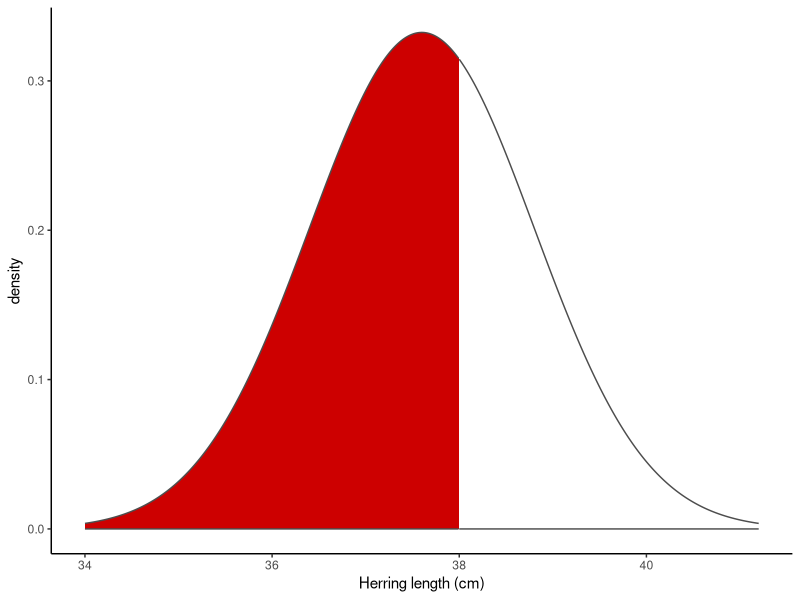
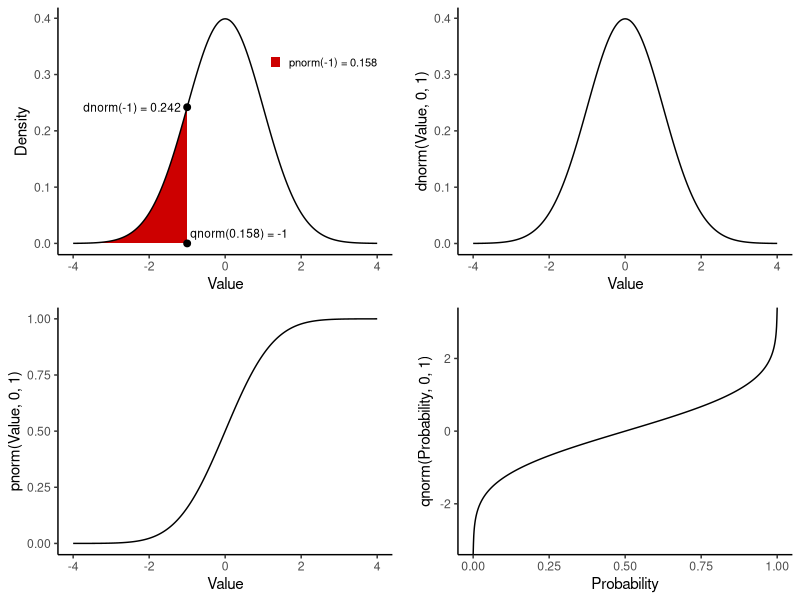
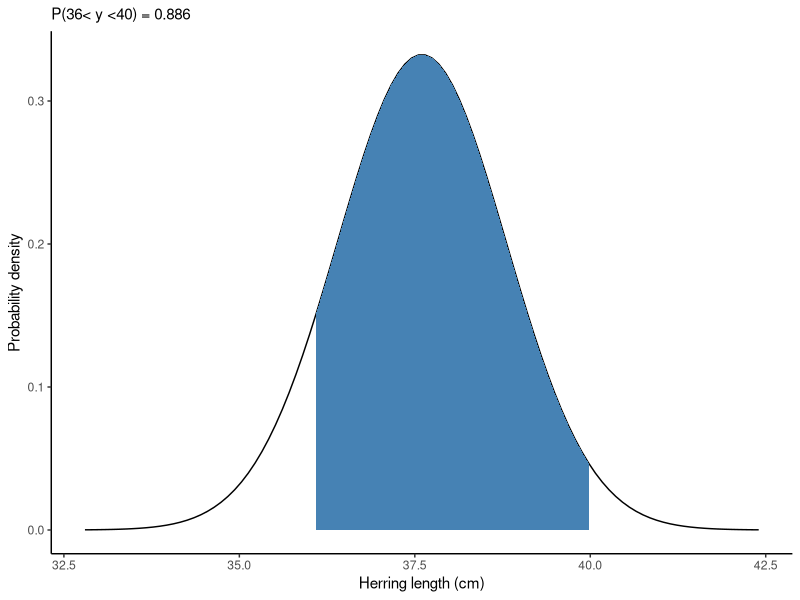
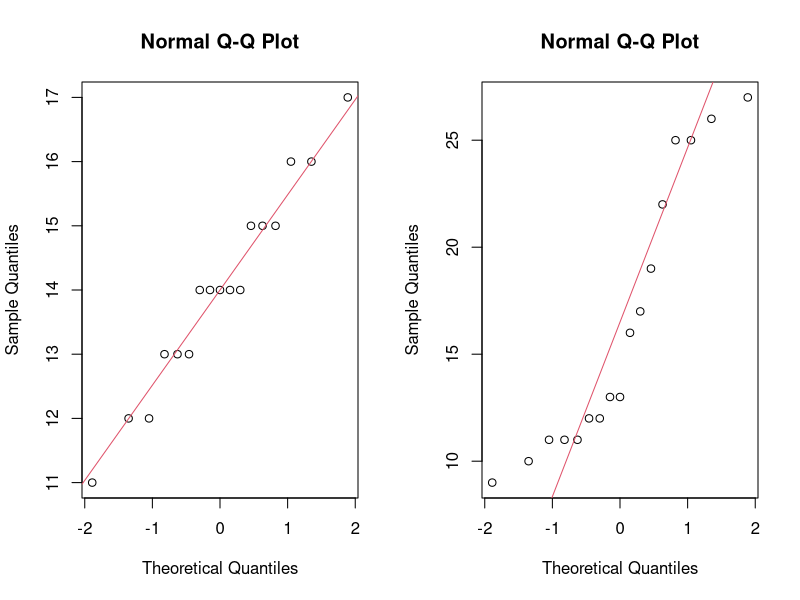
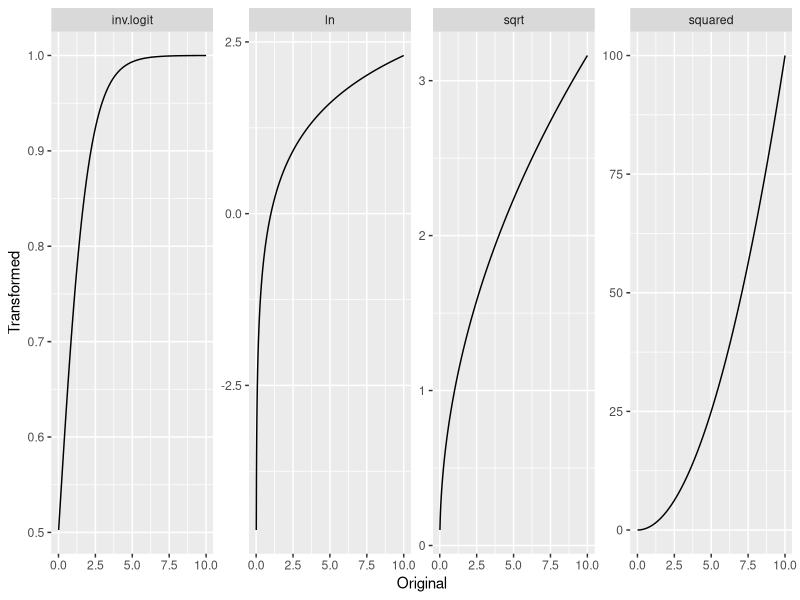
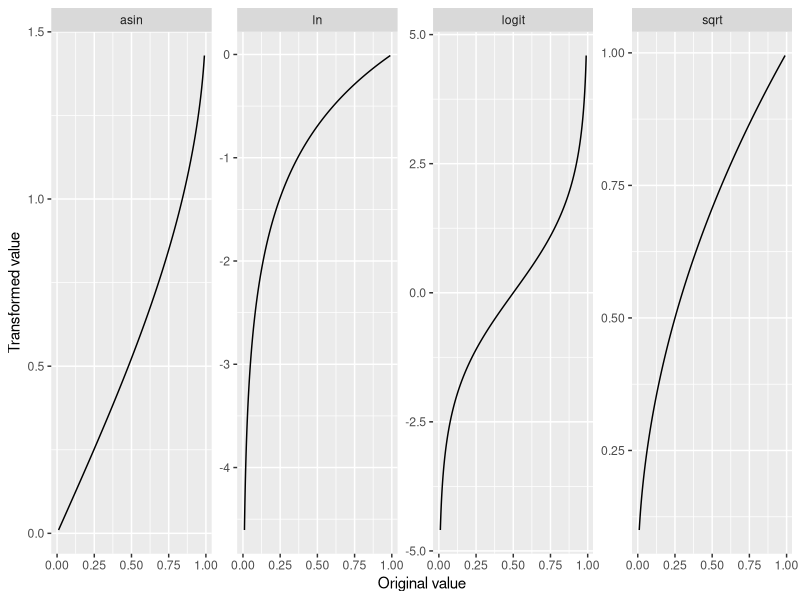
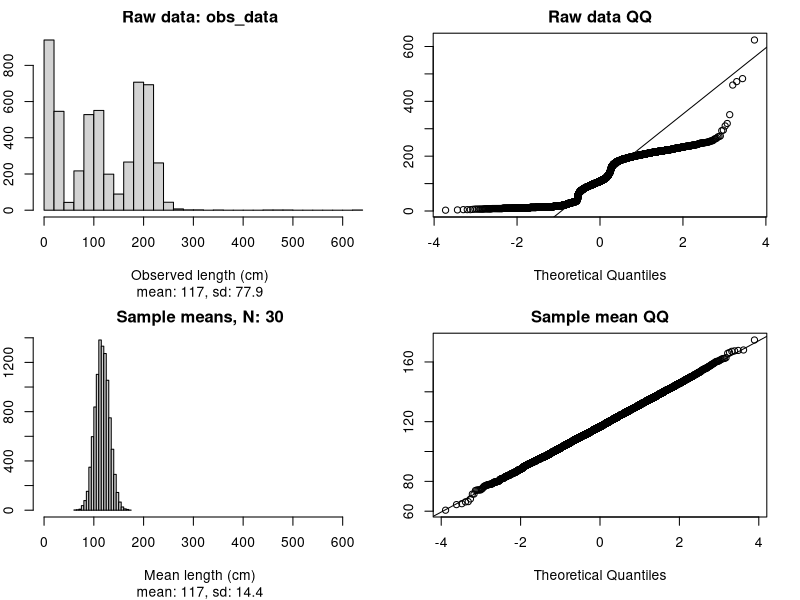
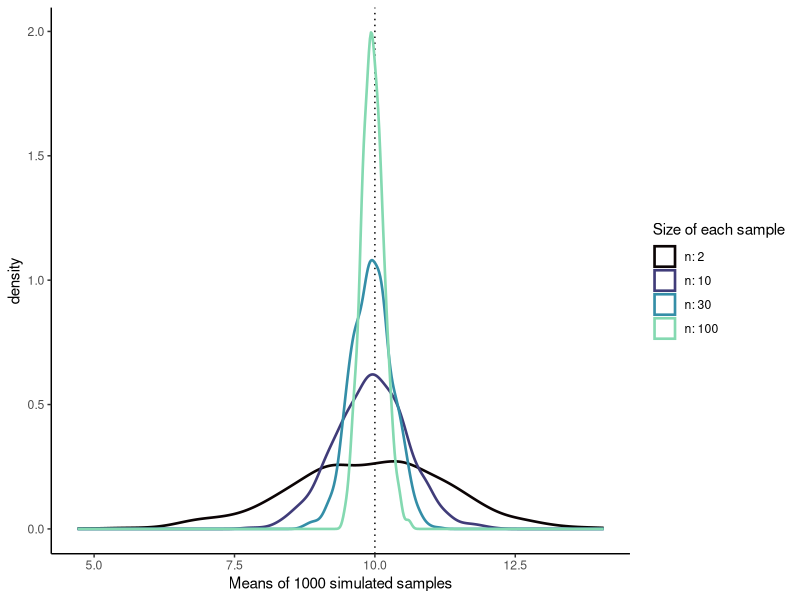

Here is the R script that generated these plots, in order:
## ---- chunk 1
mu <- 37.6
sigma <- 1.2
y <- 38

library(tidyverse)
y_l38_df <- tibble(len=seq(mu-3*sigma, mu+3*sigma, length.out=1e3),
                     density=dnorm(len, mu, sigma),
                     shade=len < 38)
ggplot(y_l38_df, aes(len, ymin=0, ymax=density, fill=shade)) + 
  geom_ribbon(colour="grey30") + 
  scale_fill_manual(values=c("white", "red3"), guide="none") +
  labs(x="Herring length (cm)", y="density") +
  theme_classic()
## ---- chunk 2
library(tidyverse)
library(cowplot)
norm_df <- tibble(x=seq(-4, 4, length.out=1e3),
                  x2=seq(0, 1, length.out=1e3),
                  lo=0) |>
  mutate(d=dnorm(x), 
         q=qnorm(x2),
         p=pnorm(x),
         above_m1=x > -1) 
labels_df <- tribble(~x, ~y, ~label,
                     -1, dnorm(-1), "dnorm(-1) = 0.242  ",
                     -1, 0, " qnorm(0.158) = -1")
p1 <- ggplot(norm_df, aes(x)) + 
  geom_ribbon(aes(ymin=lo, ymax=d, fill=above_m1)) +
  geom_line(aes(y=d)) + 
  geom_point(data=labels_df, aes(y=y), size=2) +
  geom_text(data=labels_df[1,], aes(y=y, label=label), hjust=1, size=3) + 
  geom_text(data=labels_df[2,], aes(y=y, label=label), size=3,
            hjust=0, vjust=0, nudge_y=0.01) + 
  scale_fill_manual("", values=c("red3", "white"), 
                    labels=c("pnorm(-1) = 0.158", "")) +
  labs(x="Value", y="Density") +
  theme_classic() +
  theme(legend.position=c(0.8, 0.8),
        legend.text=element_text(size=8),
        legend.key.size=unit(0.3, "cm"))
p2 <- ggplot(norm_df, aes(x, d)) + geom_line() + 
  labs(x="Value", y="dnorm(Value, 0, 1)") + 
  theme_classic() 
p3 <- ggplot(norm_df, aes(x, p)) + geom_line() + 
  labs(x="Value", y="pnorm(Value, 0, 1)") + 
  theme_classic() 
p4 <- ggplot(norm_df, aes(x2, q)) + geom_line() + 
  labs(x="Probability", y="qnorm(Probability, 0, 1)") + 
  theme_classic() 

plot_grid(p1, p2, p3, p4, align="hv", axis="tblr")
## ---- chunk 3
qnorm(p = 0.975, mean = 37.6, sd = 1.2) # p is the cumulative probability 
probs <- seq(from = 0.1, to = 0.9, by = 0.2) # vectorize for multiple values
rbind(probs, quantiles=qnorm(p = probs, mean = 37.6, sd = 1.2))
probs_95 <- c(0.025, 0.975) # middle 95% (2.5% on either side)
qnorm(p = probs_95, mean = 37.6, sd = 1.2) # round as appropriate
## ---- chunk 4
library(tidyverse)
# The population: y ~ Norm(mean=37.6, sd=1.2) 
mu <- 37.6
sigma <- 1.2
# lower boundary and upper boundary of the region of interest
lb <- 36
ub <- 40 

norm_df <- tibble(z=seq(-4, 4, length.out=100),
                  x=z*sigma + mu,
                  densNorm=dnorm(x, mu, sigma))
ggplot(norm_df, aes(x, densNorm)) + 
  geom_line() + 
  geom_ribbon(data=norm_df |> filter(x > lb & x < ub),
              aes(ymin=0, ymax=densNorm), fill="steelblue") +
  labs(x="Herring length (cm)", 
       y="Probability density",
       subtitle=paste0("P(", lb, "< y <", ub, ") = ", 
                       signif(pnorm(ub, mu, sigma) - pnorm(lb, mu, sigma), digits=3))) +
  theme_classic() # changes how the plot looks: ?theme

## ---- chunk 5
library(readxl) 
MS <- read_xlsx("data/practical_3_4.xlsx", sheet = "Mood shrimp")
# check the data using head(), str() etc.
## ---- chunk 6
par(mfrow = c(1, 2))
qqnorm(MS$Shrimp1)
qqline(MS$Shrimp1, col = 2) # the data fall near the line
qqnorm(MS$Shrimp2)
qqline(MS$Shrimp2, col = 2) # the data deviate widely from the line
## ---- chunk 7
positive_df <- tibble(orig=seq(0.01, 10, length.out=1e3)) |>
  mutate(sqrt=sqrt(orig),
         ln=log(orig),
         inv.logit=boot::inv.logit(orig),
         squared=orig^2) |>
  pivot_longer(cols=2:5, names_to="transformation", values_to="new_value")

ggplot(positive_df, aes(orig, new_value)) + 
  geom_line() + 
  facet_wrap(~transformation, scales="free", nrow=1) + 
  labs(main="Positive values", x="Original", y="Transformed")
## ---- chunk 8
proportion_df <- tibble(orig=seq(0.01, 0.99, length.out=1e3)) |>
  mutate(sqrt=sqrt(orig),
         ln=log(orig),
         asin=asin(orig),
         logit=boot::logit(orig)) |>
  pivot_longer(cols=2:5, names_to="transformation", values_to="new_value")

ggplot(proportion_df, aes(orig, new_value)) + 
  geom_line() + 
  facet_wrap(~transformation, scales="free", nrow=1) + 
  labs(main="Proportions", x="Original value", y="Transformed value")
## ---- chunk 9
# get the Radon data into R; the units are parts per billion
readxl::excel_sheets("data/practical_3_4.xlsx") 
# load the dataset and try some transformations
## ---- chunk 10
trim_values <- function(x) {
  y <- format(x, digits = 3)
  return(y)
} 

# After running the code above, we can use the function:
trim_values(1.23456)

long_numbers <- rnorm(3, 2, 1)
data.frame(orig=long_numbers,
           clean=trim_values(long_numbers))
## ---- chunk 11
# Run this code, then adjust the values for obs_data as you like.
# Play with more distributions if you want: ?stats::distributions
obs_data <- c(rnorm(2000, 200, 20), 
              rnorm(1500, 100, 20), 
              rlnorm(100, 5, 0.5),
              rpois(1000, 15), 
              rpois(500, 30))
xlims <- range(obs_data)

# Define size of each sample and the number of sampling repeats
sample_size <- 30
num_samples <- 10000

# Sample num_samples times from obs_data, with n = sample_size for each sample
sample_means <- numeric(length=num_samples) # initialize an empty vector
for(i in 1:num_samples) {
  sample_i <- sample(obs_data, sample_size, replace=T)
  sample_means[i] <- mean(sample_i)
}

# plot observed distribution
par(mfrow = c(2, 2))
par(mar = c(5, 2, 2, 2)) 
hist(obs_data,
     main = "Raw data: obs_data",
     sub = paste0("mean: ", trim_values(mean(obs_data)), 
                  ", sd: ", trim_values(sd(obs_data))),
     breaks = 30, xlab = "Observed length (cm)", xlim = xlims
) 
qqnorm(obs_data, main = "Raw data QQ")
qqline(obs_data)

# plot distribution of sample means
hist(sample_means,
     main = paste0("Sample means, N: ", sample_size),
     sub = paste0("mean: ", trim_values(mean(sample_means)), 
                  ", sd: ", trim_values(sd(sample_means))),
     breaks = 30, xlab = "Mean length (cm)", xlim = xlims
) 
qqnorm(sample_means, main="Sample mean QQ")
qqline(sample_means)

## ---- chunk 12
library(tidyverse)
# Simulate a normally distributed population with mean mu and sd sigma
mu <- 10
sigma <- 2
sim_obs <- rnorm(10000, mu, sigma)

# Draw samples
sample_size <- c(2, 10, 30, 100) # size of each sample
num_samples <- 1000 # number of samples (=repeats) for each sample size

sample_mean_df <- tibble(N=rep(sample_size, each = num_samples),
                         id=rep(1:num_samples, times = length(sample_size))) |>
  mutate(sample_mean=0)

for(i in 1:nrow(sample_mean_df)) {
  sample_i <- sample(sim_obs, sample_mean_df$N[i])
  sample_mean_df$sample_mean[i] <- mean(sample_i)
}

## ---- chunk 13
sample_mean_df |>
  mutate(N=factor(N, levels=unique(N), labels=paste("n:", unique(N)))) |>
  ggplot(aes(sample_mean, colour=N)) +
  geom_vline(xintercept=mu, linetype=3) +
  geom_density(linewidth=0.9) +
  scale_colour_viridis_d("Size of each sample", option="mako", end=0.85) +
  labs(x=paste("Means of", num_samples, "simulated samples")) +
  theme_classic()
## ---- chunk 14
sample_mean_df |>
  group_by(N) |>
  summarise(se_sim=sd(sample_mean)) |>
  ungroup() |>
  mutate(se_calc=sigma/sqrt(N))
